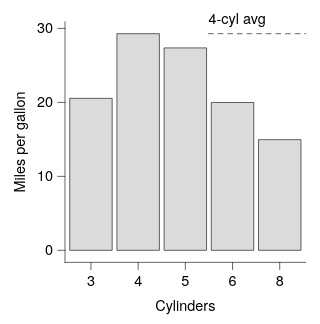

Express this chart as Vega-Lite.
### Vega-Lite specification from a JSON file in a GitHub repository (floating-point values rounded to 4 significant figures)
{"background": null, "config": {"arc": {"fill": "#DBDBDB", "fillOpacity": 1.0, "innerRadius": 25.0, "padAngle": 0.03, "stroke": "black", "strokeOpacity": 1, "strokeWidth": 0.25}, "area": {"fill": "#DBDBDB", "fillOpacity": 1.0, "stroke": "black", "strokeOpacity": 1, "strokeWidth": 0.25}, "axis": {"domain": true, "domainCap": "round", "domainColor": "black", "domainWidth": 0.25, "grid": false, "gridCap": "round", "gridColor": "#F1F1F1", "gridDash": [0, 0], "gridOpacity": 1.0, "gridWidth": 0.25, "labelColor": "black", "labelFont": "Helvetica Neue, HelveticaNeue, Helvetica, Arial, sans-serif", "labelFontSize": 6, "labelFontStyle": "normal", "labelFontWeight": 400, "offset": 0, "ticks": true, "tickCap": "round", "tickColor": "black", "tickRound": false, "tickSize": 3, "tickWidth": 0.25, "titleColor": "black", "titleFont": "Helvetica Neue, HelveticaNeue, Helvetica, Arial, sans-serif", "titleFontSize": 6, "titleFontStyle": "normal", "titleFontWeight": 400}, "axisX": {"domain": true, "labelAlign": "center", "labelAngle": 0, "labels": true, "ticks": true, "translate": 0}, "axisY": {"domain": true, "labelAlign": "right", "labelAngle": 0, "labels": true, "ticks": true, "translate": 0}, "axisRight": {"domain": true, "labelAlign": "left", "labelAngle": 0, "labels": true, "ticks": true, "translate": 0}, "axisTop": {"domain": true, "labelAlign": "center", "labelAngle": 0, "labels": true, "ticks": true, "translate": 0}, "axisBand": {"tickOffset": 0}, "bar": {"fill": "#DBDBDB", "fillOpacity": 1.0, "stroke": "black", "strokeOpacity": 1, "strokeWidth": 0.25}, "boxplot": {"size": 9.0, "ticks": {"cornerRadius": 0.25, "fill": "black", "opacity": 1, "size": 4.5, "thickness": 0.25}, "box": {"fillOpacity": 1.0, "stroke": "black", "strokeOpacity": 1, "strokeWidth": 0.25}, "median": {"cornerRadius": 0, "fill": "black", "fillOpacity": 1.0, "opacity": 1, "size": 9.0, "thickness": 0.25}, "rule": {"fill": "black", "fillOpacity": 1.0, "size": 10.0, "stroke": "black", "strokeDash": [0, 0], "strokeOpacity": 1, "strokeWidth": 0.25}, "outliers": {"color": "black", "fill": "black", "fillOpacity": 1.0, "size": 0, "stroke": "black", "strokeOpacity": 1, "strokeWidth": 0.25}}, "circle": {"fill": "black", "fillOpacity": 1.0, "size": 1.25, "stroke": null, "strokeOpacity": 1, "strokeWidth": 0.25}, "errorband": {"band": {"fillOpacity": 0.6, "stroke": null, "strokeWidth": 0.25, "strokeOpacity": 1}, "borders": {"opacity": 0, "strokeOpacity": 1, "strokeWidth": 0.25}}, "errorbar": {"opacity": 1, "rule": {"strokeDash": [0, 0], "strokeWidth": 0.25}, "ticks": {"color": "black", "cornerRadius": 0.125, "opacity": 1, "size": 6.0, "thickness": 0.25}, "thickness": 0.25}, "font": "Helvetica Neue, HelveticaNeue, Helvetica, Arial, sans-serif", "geoshape": {"fill": "#DBDBDB", "fillOpacity": 1.0, "stroke": "black", "strokeOpacity": 1, "strokeWidth": 0.25}, "header": {"labelColor": "black", "labelFont": "Helvetica Neue, HelveticaNeue, Helvetica, Arial, sans-serif", "labelFontSize": 6, "labelFontStyle": "normal", "labelFontWeight": 400, "titleColor": "black", "titleFont": "Helvetica Neue, HelveticaNeue, Helvetica, Arial, sans-serif", "titleFontSize": 6, "titleFontStyle": "normal", "titleFontWeight": 400, "titlePadding": 0}, "legend": {"disable": false, "offset": 4.5, "titlePadding": 4, "labelOffset": 2, "gradientLabelOffset": 2, "columnPadding": 4, "rowPadding": 2, "gradientLength": 50.0, "gradientThickness": 5.0, "gradientOpacity": 1.0, "gradientStrokeColor": "black", "gradientStrokeWidth": 0.25, "labelColor": "black", "labelFont": "Helvetica Neue, HelveticaNeue, Helvetica, Arial, sans-serif", "labelFontSize": 6, "labelFontStyle": "normal", "labelFontWeight": 400, "strokeColor": "black", "strokeWidth": 0, "symbolSize": 36, "symbolStrokeColor": "black", "symbolStrokeWidth": 0.25, "titleColor": "black", "titleFont": "Helvetica Neue, HelveticaNeue, Helvetica, Arial, sans-serif", "titleFontSize": 6, "titleFontStyle": "normal", "titleFontWeight": 400}, "line": {"color": "black", "stroke": "black", "strokeCap": "butt", "strokeDash": [0, 0], "strokeOpacity": 1, "strokeWidth": 0.5}, "point": {"filled": true, "fill": "#DBDBDB", "fillOpacity": 1.0, "size": 5.0, "stroke": "black", "strokeOpacity": 1, "strokeWidth": 0.25}, "range": {"category": ["#B2B2B2", "#4A7CD3", "#008542", "#664CAF", "#509F98", "#636363", "#284F93", "#005226", "#382864", "#285753"], "diverging": {"scheme": ["#443E60", "#5F597E", "#7C759B", "#9994B6", "#B7B4CC", "#D6D5DC", "#F6F6F6", "#D1DAD9", "#A4C2BF", "#7AA9A4", "#578E89", "#37736E", "#1B5954"]}, "heatmap": {"scheme": ["#440154", "#472270", "#433E82", "#38598C", "#2C728E", "#238A8D", "#24A086", "#39B578", "#5DC862", "#96D646", "#CAE02D", "#FDE724"]}, "ordinal": {"scheme": ["#F1F1F1", "#DBDBDB", "#C6C6C6", "#B2B2B2", "#9D9D9D", "#898989", "#767676", "#636363", "#515151", "#404040", "#2F2F2F", "#1F1F1F"]}, "ramp": {"scheme": ["#440154", "#472270", "#433E82", "#38598C", "#2C728E", "#238A8D", "#24A086", "#39B578", "#5DC862", "#96D646", "#CAE02D", "#FDE724"]}}, "rule": {"color": "black", "stroke": "black", "strokeCap": "round", "strokeDash": [2, 2], "strokeOpacity": 1, "strokeWidth": 0.25}, "scale": {"barBandPaddingInner": 0.1, "rectBandPaddingInner": 0, "tickBandPaddingInner": 0.1, "bandPaddingOuter": 0.1, "bandWithNestedOffsetPaddingInner": 0.2, "bandWithNestedOffsetPaddingOuter": 0.2, "offsetBandPaddingInner": 0, "offsetBandPaddingOuter": 0, "continuousPadding": 5.0, "round": false}, "rect": {"fill": "#DBDBDB", "fillOpacity": 1.0, "stroke": "black", "strokeOpacity": 1, "strokeWidth": 0.25}, "square": {"fill": "#DBDBDB", "fillOpacity": 1.0, "size": 10.0, "stroke": "black", "strokeOpacity": 1, "strokeWidth": 0.25}, "text": {"color": "black", "font": "Helvetica Neue, HelveticaNeue, Helvetica, Arial, sans-serif", "fontSize": 6, "fontStyle": "normal", "fontWeight": 400}, "tick": {"color": "black", "cornerRadius": 0.125, "opacity": 1.0, "size": 9.0, "thickness": 0.25}, "title": {"anchor": "middle", "frame": "group", "color": "black", "font": "Helvetica Neue, HelveticaNeue, Helvetica, Arial, sans-serif", "fontSize": 6, "fontStyle": "normal", "fontWeight": 400, "subtitleColor": "black", "subtitleFont": "Helvetica Neue, HelveticaNeue, Helvetica, Arial, sans-serif", "subtitleFontSize": 6, "subtitleFontStyle": "normal", "subtitleFontWeight": 400}, "trail": {"color": "black", "opacity": 1, "size": 0.5}, "view": {"continuousWidth": 100, "continuousHeight": 100, "discreteWidth": 100, "discreteHeight": 100, "fill": null, "stroke": null, "strokeWidth": 0.25}}, "layer": [{"data": {"name": "data-32ee28a58ace79008dbed594ab8de59d"}, "mark": {"type": "bar"}, "encoding": {"x": {"field": "cyl", "sort": ["3", "4", "5", "6", "8"], "title": "Cylinders", "type": "nominal"}, "y": {"field": "mpg", "title": "Miles per gallon", "type": "quantitative", "scale": {"nice": false}}}}, {"layer": [{"data": {"values": [{"__dysonsphere__": 1}]}, "mark": {"type": "rule", "opacity": 1.0}, "encoding": {"x": {"value": 59.62}, "x2": {"value": 100}, "y": {"datum": 29.29}}}, {"data": {"values": [{"__dysonsphere__": 1}]}, "mark": {"type": "text", "align": "left", "baseline": "bottom", "dx": 0, "dy": -3, "fontSize": 6}, "encoding": {"text": {"value": "4-cyl avg"}, "x": {"value": 59.62}, "y": {"datum": 29.29}}}]}], "$schema": "https://vega.github.io/schema/vega-lite/v6.4.1.json", "datasets": {"data-32ee28a58ace79008dbed594ab8de59d": [{"cyl": "8", "mpg": 14.96}, {"cyl": "4", "mpg": 29.29}, {"cyl": "3", "mpg": 20.55}, {"cyl": "5", "mpg": 27.37}, {"cyl": "6", "mpg": 19.99}]}}
